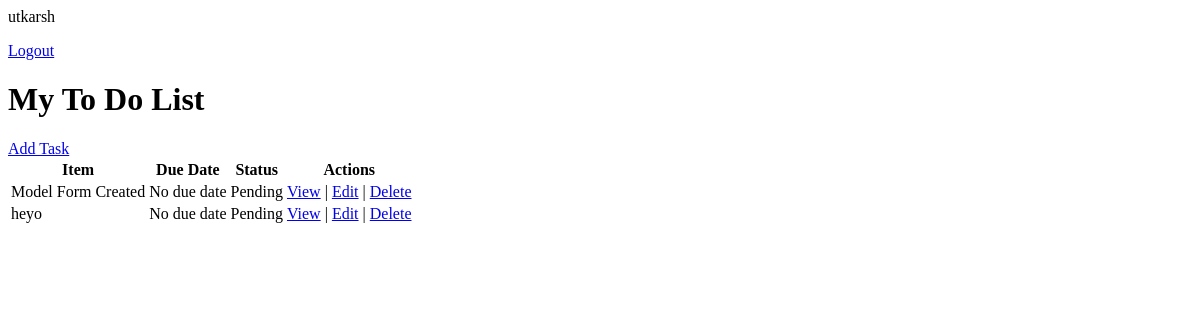
The app's page / (signed in), older data.
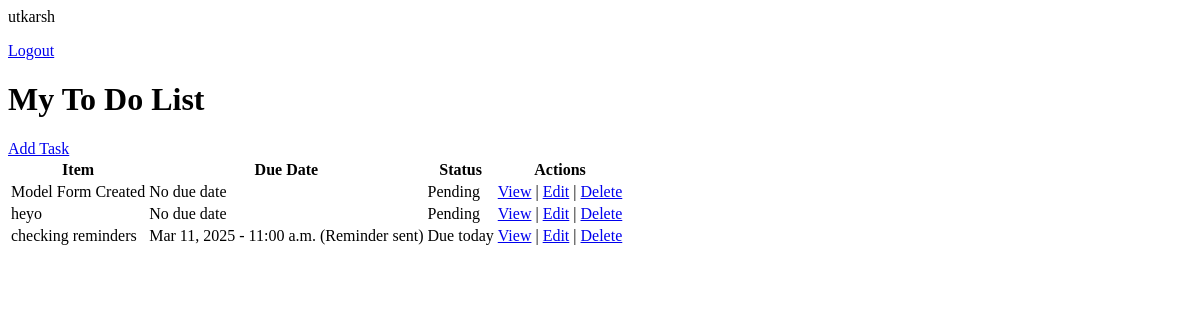
The same page, newer data.
### base/models.py (models this page shows, shortened)
class Task(models.Model):
    user = models.ForeignKey(User, on_delete=models.CASCADE, null=True, blank=True)
    title = models.CharField(max_length=200)
    description = models.TextField(null=True, blank=True)
    complete = models.BooleanField(default=False)
    create = models.DateTimeField(auto_now_add=True)
    due_date = models.DateTimeField(null=True, blank=True) #added for cron job
    reminded = models.BooleanField(default=False)  # Added for cron job
    class Meta:
        ordering = ['complete', 'due_date']

### base/views.py (the view)
# urls.py: path('', TaskList.as_view(), name='tasks'),
class TaskList(LoginRequiredMixin,ListView):
    model = Task
    context_object_name = 'tasks'
    def get_context_data(self, **kwargs):
        context = super().get_context_data(**kwargs)
        context['tasks'] = context['tasks'].filter(user=self.request.user)
        context['count'] = context['tasks'].filter(complete=False).count()
        context['now'] = timezone.now() #add current time for due soon highlighting
        return context

### base/templates/base/task_list.html (shortened to what this page needs)
{% if request.user.is_authenticated %}
<p>{{request.user}}</p>
<a href="{% url 'logout'%}">Logout</a>
{% else %}
<a href="{% url 'login'%}">Login</a>
{% endif %}
<h1>My To Do List</h1>
<a href="{% url 'task-create' %}">Add Task</a>
<table>
    <tr>
        <th>Item</th>
        <th>Due Date</th>
        <th>Status</th>
        <th>Actions</th>
    </tr>
    {% for task in tasks %}
    <tr>
        <td>
            {% if task.complete %}
            <s>{{task.title}}</s>
            {% else %}
            {{task.title}}
            {% endif %}
        </td>
        <td>
            {% if task.due_date %}
            {{ task.due_date|date:"M d, Y - h:i a" }}
            {% if task.reminded %}
            <span>(Reminder sent)</span>
            {% endif %}
            {% else %}
            No due date
            {% endif %}
        </td>
        <td>
            {% if task.complete %}
            <span>Completed</span>
            {% elif task.due_date and task.due_date < now %}
            <span>Overdue</span>
            {% elif task.due_date and task.due_date|date:'Y-m-d' == now|date:'Y-m-d' %}
            <span>Due today</span>
            {% else %}
            <span>Pending</span>
            {% endif %}
        </td>
        <td>
            <a href="{% url 'task' task.id %}">View</a> |
            <a href="{% url 'task-update' task.id %}">Edit</a> |
            <a href="{% url 'task-delete' task.id %}">Delete</a>
        </td>
    </tr>
    {% endfor %}
</table>

Row changes from the older to the newer data that the page shows:
added Task: title "checking reminders", due_date "Mar 11, 2025 - 11:00 a.m.", reminded "(Reminder sent)", complete "Due today"
